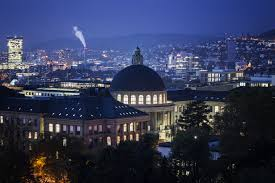
//> input picture 4/eth.jpeg, 275 x 183 px
$ ./edge2   (built with g++ and OpenCV 4)
//> lines starting //> are read from the running program, lines starting //| are printed output that depends on the picture
#include "opencv2/core/utility.hpp"
#include "opencv2/imgproc.hpp"
#include "opencv2/imgcodecs.hpp"
#include "opencv2/highgui.hpp"
#include <stdio.h>
using namespace cv;
using namespace std;

void prewit(Mat src);
void robert(Mat src);
void canny(Mat src);

int main(){
    string path = "eth.jpeg";
    Mat src = imread(path, IMREAD_COLOR);
//> src is the input picture: 183 rows x 275 cols, CV_8UC3; mean B, G, R 86.8, 57.7, 51.4
    if(src.empty())
    {
        printf("Cannot read image file: %s\n", path.c_str());
        return -1;
    }
    imshow("gambar mula-mula", src);
    robert(src);
    //sobel(src);
    prewit(src);
    //gradient(src);
    canny(src);
    waitKey(0);
    return 0;
}

//edge detection prewitt
void prewit(Mat src)
{
    cv::Mat dstX, dstY, dstXY;
    cv::Mat kernelX = (cv::Mat_<int>(3, 3) << 1, 0, -1, 1, 0, -1, 1, 0, -1);
    cv::Mat kernelY = (cv::Mat_<int>(3, 3) << 1, 1, 1, 0, 0, 0, -1, -1, -1);
    cv::filter2D(src, dstX, -1, kernelX);
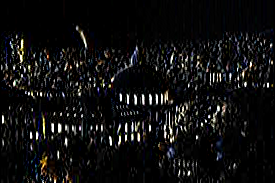
//> dstX: 183 rows x 275 cols, CV_8UC3; mean B, G, R 15.8, 15.7, 16
    cv::filter2D(src, dstY, -1, kernelY);
    cv::bitwise_or(dstX, dstY, dstXY);
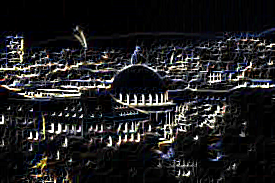
//> dstXY: 183 rows x 275 cols, CV_8UC3; mean B, G, R 33.2, 31.8, 32.1
    cv::imshow("Prewitt Combine", dstXY);

}

//edge detection robert

void robert(Mat src)
{
    cv::Mat dstX, dstY, dstXY;
    cv::Mat kernelX = (cv::Mat_<int>(2, 2) << 1, 0, 0, -1);
    cv::Mat kernelY = (cv::Mat_<int>(2, 2) << 0, 1, -1, 0);
    cv::filter2D(src, dstX, -1, kernelX);
    cv::filter2D(src, dstY, -1, kernelY);
    cv::bitwise_or(dstX, dstY, dstXY);
    cv::imshow("Robert Combine", dstXY);

}
//edge detection canny
void canny(Mat src)
{
    Mat gray,blurImage,cedge,edge1,edge2;
    cvtColor(src, gray, COLOR_BGR2GRAY);
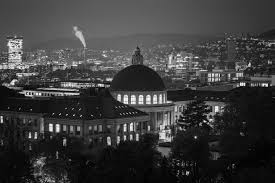
//> gray: 183 rows x 275 cols, CV_8UC1; min 0, max 255, mean 59.1
    // Create a window
    string window_name1 = "hasil Canny";
    string window_name2 = "hasil Scharr";
    int edgeThresh = 1;
	int edgeThreshScharr=1;
    namedWindow(window_name1, 1);
    namedWindow(window_name2, 1);
    // create a toolbar
    blur(src, blurImage, Size(3,3));
    // Run the edge detector on grayscale
    Canny(blurImage, edge1, edgeThresh, edgeThresh*3, 3);
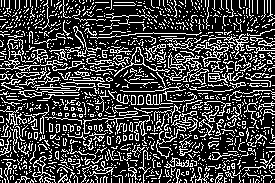
//> edge1: 183 rows x 275 cols, CV_8UC1; 26.2% white in thin lines or dots
    cedge = Scalar::all(0);
    src.copyTo(cedge, edge1);
    imshow(window_name1, cedge);
    Mat dx,dy;
    Scharr(blurImage,dx,CV_16S,1,0);
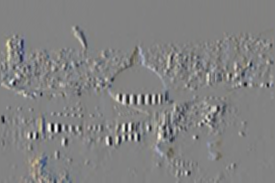
//> dx: 183 rows x 275 cols, CV_16SC3; mean B, G, R -2.4, -2.2, -2.3; drawn with min black and max white
    Scharr(blurImage,dy,CV_16S,0,1);
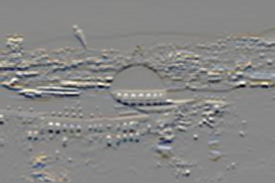
//> dy: 183 rows x 275 cols, CV_16SC3; mean B, G, R -23.7, -9.9, -5.6; drawn with min black and max white
    Canny( dx,dy, edge2, edgeThreshScharr, edgeThreshScharr*3 );
//> edge2: 183 rows x 275 cols, CV_8UC1; 27.3% white in thin lines or dots
    cedge = Scalar::all(0);
    src.copyTo(cedge, edge2);
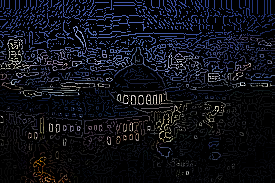
//> cedge: 183 rows x 275 cols, CV_8UC3; mean B, G, R 23.9, 16.6, 15.1
    imshow(window_name2, cedge);
    cedge.create(src.size(), src.type());
    // Show the image

}
